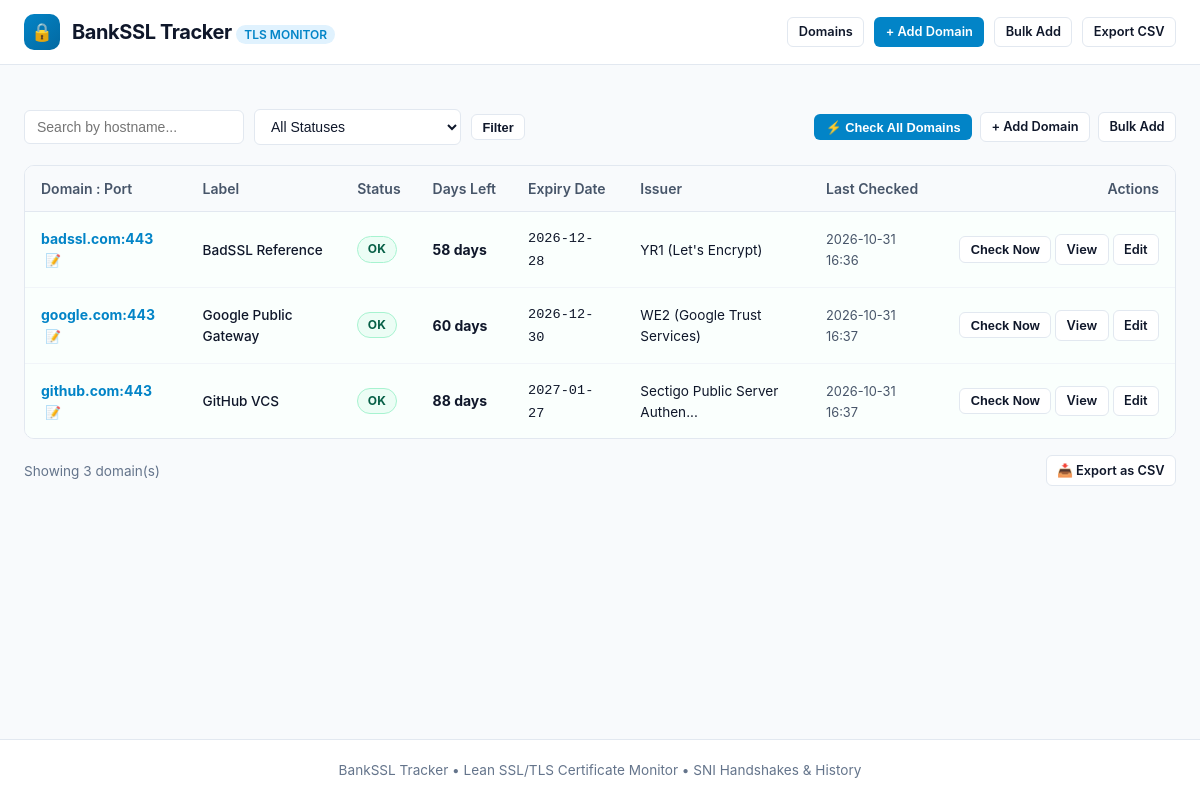
The page / on the database its author committed.
### app/models.py (models this page shows, shortened)
class Domain(Base):
    __tablename__ = "domains"
    id = Column(Integer, primary_key=True, index=True)
    hostname = Column(String(255), nullable=False, index=True)
    port = Column(Integer, default=443, nullable=False)
    label = Column(String(255), nullable=True)
    notes = Column(Text, nullable=True)
    created_at = Column(DateTime(timezone=True), default=utc_now, nullable=False)
    updated_at = Column(DateTime(timezone=True), default=utc_now, onupdate=utc_now, nullable=False)
    last_checked_at = Column(DateTime(timezone=True), nullable=True)
    status = Column(String(50), default="NOT CHECKED", nullable=False, index=True)
    days_remaining = Column(Integer, nullable=True, index=True)
    not_after = Column(DateTime(timezone=True), nullable=True)
    issuer = Column(String(255), nullable=True)
    subject_cn = Column(String(255), nullable=True)
    sans = Column(Text, nullable=True)
    chain_trusted = Column(Boolean, nullable=True)
    hostname_matches = Column(Boolean, nullable=True)
    tls_version = Column(String(50), nullable=True)
    sha256_fingerprint = Column(String(100), nullable=True)
    error_message = Column(Text, nullable=True)
    history = relationship(
        "CheckHistory",
        back_populates="domain",
        cascade="all, delete-orphan",
        order_by="desc(CheckHistory.checked_at)",
    )
    __table_args__ = (
        UniqueConstraint("hostname", "port", name="uq_domain_hostname_port"),
    )

### app/main.py (the view)
@app.get("/", response_class=HTMLResponse)
def index_page(
    request: Request,
    q: Optional[str] = None,
    status: Optional[str] = None,
    msg: Optional[str] = None,
    type: Optional[str] = "info",
    db: Session = Depends(get_db),
):
    query = db.query(Domain)
    total_in_db = query.count()
    if q:
        search_term = f"%{q.strip()}%"
        query = query.filter(
            or_(
                Domain.hostname.ilike(search_term),
                Domain.label.ilike(search_term),
                Domain.issuer.ilike(search_term),
            )
        )
    if status:
        query = query.filter(Domain.status == status.strip())
    domains = query.all()
    def sort_key(d: Domain):
        if d.days_remaining is None:
            return (1, 999999)
        return (0, d.days_remaining)
    sorted_domains = sorted(domains, key=sort_key)
    decorated_domains = []
    for d in sorted_domains:
        code = get_color_code(d.status, d.days_remaining)
        decorated_domains.append({
            "domain": d,
            "color_code": code,
        })
    return templates.TemplateResponse(
        request=request,
        name="index.html",
        context={
            "domains": decorated_domains,
            "total_domains": total_in_db,
            "search_query": q or "",
            "selected_status": status or "",
            "flash_message": msg,
            "flash_type": type,
        },
    )

### app/templates/index.html (shortened to what this page needs)
{% extends "base.html" %}
{% block content %}
<div class="toolbar" style="margin-top: 1rem;">
  <form method="get" action="/" class="search-filter-form">
    <input
      type="text"
      name="q"
      value="{{ search_query or '' }}"
      placeholder="Search by hostname..."
      class="input-text search-input"
    >
    <select name="status" class="input-select" onchange="this.form.submit()">
      <option value="" {% if not selected_status %}selected{% endif %}>All Statuses</option>
    </select>
    <button type="submit" class="btn btn-outline btn-sm">Filter</button>
  </form>
  <div style="display: flex; gap: 0.5rem; align-items: center;">
    {% if total_domains > 0 %}
    <form method="post" action="/domains/check-all" style="display: inline;">
      <button type="submit" class="btn btn-primary btn-sm" onclick="this.disabled=true; this.innerText='Checking all...'; this.form.submit();">
        ⚡ Check All Domains
      </button>
    </form>
    {% endif %}
    <a href="/domains/new" class="btn btn-outline btn-sm">+ Add Domain</a>
    <a href="/domains/bulk" class="btn btn-outline btn-sm">Bulk Add</a>
  </div>
</div>
{% if not domains %}
  {% if search_query or selected_status %}
    <div class="empty-state">
      <div class="empty-icon">🔍</div>
      <h3 class="empty-title">No matching domains found</h3>
      <p class="empty-text">No tracked domains matched your filter <strong>"{{ search_query or selected_status }}"</strong>.</p>
      <a href="/" class="btn btn-outline">Reset Filter</a>
    </div>
  {% else %}
    <div class="empty-state">
      <div class="empty-icon">🛡️</div>
      <h3 class="empty-title">No domains tracked yet</h3>
      <p class="empty-text">Add your first domain to monitor its SSL/TLS certificate validity, expiry dates, and issuer trust.</p>
      <div class="empty-actions">
        <a href="/domains/new" class="btn btn-primary">+ Add Your First Domain</a>
        <a href="/domains/bulk" class="btn btn-outline">Bulk Add Domains</a>
        <form method="post" action="/seed" style="display: inline;">
          <button type="submit" class="btn btn-outline">Seed 3 Sample Domains</button>
        </form>
      </div>
    </div>
  {% endif %}
{% else %}
  <div class="table-responsive">
    <table class="data-table">
      <thead>
        <tr>
          <th>Domain : Port</th>
          <th>Label</th>
          <th>Status</th>
          <th>Days Left</th>
          <th>Expiry Date</th>
          <th>Issuer</th>
          <th>Last Checked</th>
          <th style="text-align: right;">Actions</th>
        </tr>
      </thead>
      <tbody>
        {% for item in domains %}
          <tr class="row-tint-{{ item.color_code }}">
            <td>
              <a href="/domains/{{ item.domain.id }}" style="font-weight: 700; color: var(--primary); text-decoration: none;">
                {{ item.domain.hostname }}:{{ item.domain.port }}
              </a>
              {% if item.domain.notes %}
                <span title="{{ item.domain.notes }}" style="cursor: help; color: var(--text-muted); font-size: 0.8rem; margin-left: 0.25rem;">📝</span>
              {% endif %}
            </td>
            <td>
              {% if item.domain.label %}
                <span style="font-size: 0.85rem; font-weight: 500;">{{ item.domain.label }}</span>
              {% else %}
                <span style="color: var(--text-muted); font-size: 0.8rem;">-</span>
              {% endif %}
            </td>
            <td>
              <span class="badge badge-{{ item.color_code }}">
                {{ item.domain.status }}
              </span>
            </td>
            <td>
              {% if item.domain.days_remaining is not none %}
                {% if item.domain.days_remaining < 0 %}
                  <strong style="color: var(--color-red-text);">Expired ({{ item.domain.days_remaining|abs }}d ago)</strong>
                {% else %}
                  <strong>{{ item.domain.days_remaining }} days</strong>
                {% endif %}
              {% else %}
                <span style="color: var(--text-muted);">-</span>
              {% endif %}
            </td>
            <td>
              {% if item.domain.not_after %}
                <span style="font-family: monospace; font-size: 0.85rem;">
                  {{ item.domain.not_after.strftime('%Y-%m-%d') }}
                </span>
              {% else %}
                <span style="color: var(--text-muted);">-</span>
              {% endif %}
            </td>
            <td>
              {% if item.domain.issuer %}
                <span title="{{ item.domain.issuer }}" style="font-size: 0.85rem;">
                  {{ item.domain.issuer[:28] }}{% if item.domain.issuer|length > 28 %}...{% endif %}
                </span>
              {% else %}
                <span style="color: var(--text-muted);">-</span>
              {% endif %}
            </td>
            <td>
              {% if item.domain.last_checked_at %}
                <span style="font-size: 0.8rem; color: var(--text-secondary);" title="{{ item.domain.last_checked_at.strftime('%Y-%m-%d %H:%M:%S UTC') }}">
                  {{ item.domain.last_checked_at.strftime('%Y-%m-%d %H:%M') }}
                </span>
              {% else %}
                <span style="color: var(--text-muted); font-size: 0.8rem;">Never</span>
              {% endif %}
            </td>
            <td style="text-align: right; white-space: nowrap;">
              <form method="post" action="/domains/{{ item.domain.id }}/check" style="display: inline;">
                <button type="submit" class="btn btn-outline btn-sm" title="Run SSL check now">
                  Check Now
                </button>
              </form>
              <a href="/domains/{{ item.domain.id }}" class="btn btn-outline btn-sm" title="View certificate details & history">
                View
              </a>
              <a href="/domains/{{ item.domain.id }}/edit" class="btn btn-outline btn-sm" title="Edit domain details">
                Edit
              </a>
            </td>
          </tr>
        {% endfor %}
      </tbody>
    </table>
  </div>
  <div style="margin-top: 1rem; display: flex; justify-content: space-between; align-items: center; font-size: 0.85rem; color: var(--text-muted);">
    <div>Showing {{ domains|length }} domain(s)</div>
    <div style="display: flex; gap: 0.75rem;">
      <a href="/export/csv" class="btn btn-outline btn-sm">📥 Export as CSV</a>
    </div>
  </div>
{% endif %}
{% endblock %}

### app/templates/base.html (shortened to what this page needs)
<!DOCTYPE html>
<html lang="en">
<head>
  <link rel="stylesheet" href="/static/style.css">
</head>
<body>
  <header class="app-header">
    <div class="container header-inner">
      <a href="/" class="brand-wrap">
        <div class="brand-icon">🔒</div>
        <div>
          <span class="brand-name">BankSSL Tracker</span>
          <span class="brand-tag">TLS Monitor</span>
        </div>
      </a>
      <nav class="nav-actions">
        <a href="/" class="btn btn-outline btn-sm">Domains</a>
        <a href="/domains/new" class="btn btn-primary btn-sm">+ Add Domain</a>
        <a href="/domains/bulk" class="btn btn-outline btn-sm">Bulk Add</a>
        <a href="/export/csv" class="btn btn-outline btn-sm" title="Export Table as CSV">Export CSV</a>
      </nav>
    </div>
  </header>
  <main class="main-content">
    <div class="container">
      {% block content %}{% endblock %}
    </div>
  </main>
  <footer class="app-footer">
    <div class="container">
      <span>BankSSL Tracker &bull; Lean SSL/TLS Certificate Monitor &bull; SNI Handshakes & History</span>
    </div>
  </footer>
</body>
</html>

### rows shown on the page
Domain: domain.hostname "badssl.com", domain.port "443", domain.label "BadSSL Reference", domain.status "OK", domain.days_remaining "58", domain.not_after "2026-12-28", domain "YR1 (Let's Encrypt)", domain.last_checked_at "2026-10-31 16:36"
Domain: domain.hostname "google.com", domain.port "443", domain.label "Google Public Gateway", domain.status "OK", domain.days_remaining "60", domain.not_after "2026-12-30", domain "WE2 (Google Trust Services)", domain.last_checked_at "2026-10-31 16:37"
Domain: domain.hostname "github.com", domain.port "443", domain.label "GitHub VCS", domain.status "OK", domain.days_remaining "88", domain.not_after "2027-01-27", domain "Sectigo Public Server Authen", domain.last_checked_at "2026-10-31 16:37"

### other values the page prints
{{ domains|length }} "3"
